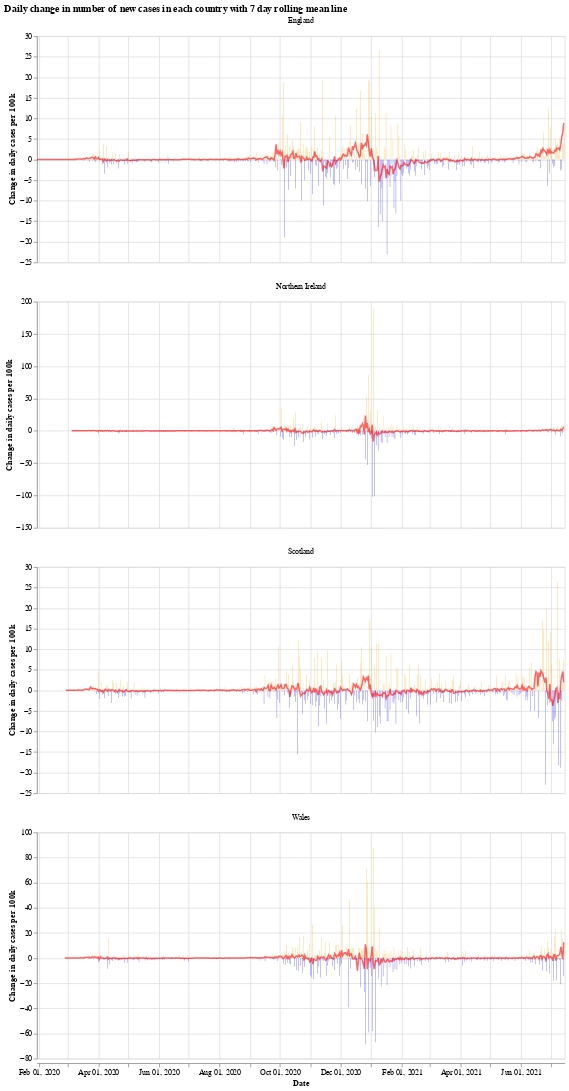

The cell this chart's notebook holds for it:
### Markdown cell above
We will use the Python library `Altair` for visualising the data, see the [altair docs](https://altair-viz.github.io/) for more information.

First we have a graph which shows the daily change in the number of new cases for each country. This number jumps up and down all over the place, which is likely due to delay in reporting of new cases over the weekend. Another interesting thing is that it looks like the daily cases in Wales experienced a much shorter period of calm over the summer (calm in the sense of daily cases not jumping up and down).

The orange bars are days when the number of new cases (per 100k population) was more than the previous day, while the blue are days when the number of new cases dropped. The red line is the 7 day moving average. 

When the moving average line is below 0, it means that there is a consistent drop in new cases. We can see this clearly happening around the times that lockdowns were introduced (though, to varying degrees). I will update the graphs soon with a marker of when each lockdown started.

### Code cell
# collapse
import altair as alt

bars = alt.Chart(uk_cases).mark_bar().encode(
    x=alt.X("yearmonthdate(date):T", axis=alt.Axis(title='Date')),
    y=alt.Y("casesChangeRate:Q", axis=alt.Axis(title='Change in daily cases per 100k')),
    tooltip='casesChange',
    color=alt.condition(
        alt.datum.casesChangeRate > 0,
        alt.value("orange"),  # The positive color
        alt.value("blue")  # The negative color
    )
).properties(title='Daily change in number of new cases with 7 day rolling mean',width=700).interactive()

line = alt.Chart(uk_cases).mark_line(
    color='red',
    size=2,
    opacity=0.6
).transform_window(
    rolling_mean='mean(casesChangeRate)',
    frame=[0, 7],
    groupby=['areaName']
).encode(
    x='yearmonthdate(date):T',
    y='rolling_mean:Q'
)

alt.layer(bars, line, data=uk_cases).facet(alt.Column(
    'areaName', title=''), columns=1).resolve_scale(y='independent').properties(title='Daily change in number of new cases in each country with 7 day rolling mean line')

### Figure 1 — Vega-Lite specification as saved in the notebook (floating-point values rounded to 4 significant figures; data arrays with more than 128 entries replaced by an {"elided": "..."} marker saying what was removed)
{"config": {"view": {"continuousWidth": 400, "continuousHeight": 300}}, "data": {"name": "data-3e3a82bd64907f61a95ffb6651a14083"}, "facet": {"type": "nominal", "field": "areaName", "title": ""}, "spec": {"layer": [{"mark": "bar", "encoding": {"color": {"condition": {"value": "orange", "test": "(datum.casesChangeRate > 0)"}, "value": "blue"}, "tooltip": {"type": "quantitative", "field": "casesChange"}, "x": {"type": "temporal", "axis": {"title": "Date"}, "field": "date", "timeUnit": "yearmonthdate"}, "y": {"type": "quantitative", "axis": {"title": "Change in daily cases per 100k"}, "field": "casesChangeRate"}}, "selection": {"selector001": {"type": "interval", "bind": "scales", "encodings": ["x", "y"]}}, "title": "Daily change in number of new cases with 7 day rolling mean", "width": 700}, {"mark": {"type": "line", "color": "red", "opacity": 0.6, "size": 2}, "encoding": {"x": {"type": "temporal", "field": "date", "timeUnit": "yearmonthdate"}, "y": {"type": "quantitative", "field": "rolling_mean"}}, "transform": [{"window": [{"op": "mean", "field": "casesChangeRate", "as": "rolling_mean"}], "frame": [0, 7], "groupby": ["areaName"]}]}]}, "columns": 1, "resolve": {"scale": {"y": "independent"}}, "title": "Daily change in number of new cases in each country with 7 day rolling mean line", "$schema": "https://vega.github.io/schema/vega-lite/v4.8.1.json", "datasets": {"data-3e3a82bd64907f61a95ffb6651a14083": {"elided": "2036 records"}}}
